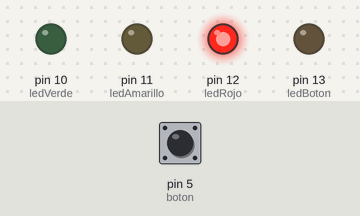
A sketch run on a simulated Arduino Uno, built with avr-gcc and run on an emulated ATmega328P. On the bench: output pins drawn as LEDs (lit = HIGH). Dashed ring = blinking. Inputs (shaded band) come from the test bench; at power-on: pin 5 (boton) HIGH.

Above: at 1.2 s.
1.3 s: pin 5 (boton) pulled LOW for 0.15 s
At 1.54 s:
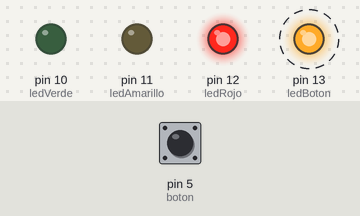
At 11.54 s:
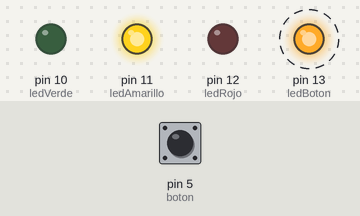
Timing chart, 0 to 13.2 s (numbered marks = the images above; inputs shaded):
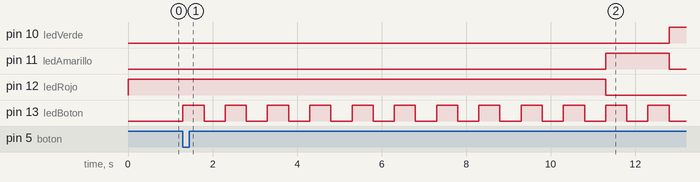

The sketch:

SemaforoConBoton.ino
```cpp
// Codigo Fuente para plaqueta Arduino para simular el funcionamiento de un semaforo
// con pulsador para peatones
// Libre distribucion
// Cualquier consulta a Twitter --> @santiagosony

// Definiciones para evitar usar memoria con variables
#define VERDE 1
#define AMARILLOaROJO 2
#define AMARILLOaVERDE 3
#define ROJO 4

// Variables globales
const unsigned int tiempoRojo = 10000;         // 10 segundos
const unsigned int tiempoAmarillo = 1500;     // 1.5 segundos
const unsigned int tiempoVerde = 6000;        // 6 segundos
unsigned long varTiempo;
int colorActual;
int botonActivo = true;
unsigned long tiempoBoton;
unsigned long tiempoBotonParpadeo;

// Numero de pin de los leds
const int ledRojo = 12;
const int ledAmarillo = 11;
const int ledVerde = 10;
const int ledBoton = 13;
const int boton = 5;

void setup(void) {
  // Seteo los LEDs
  pinMode(ledRojo, OUTPUT);
  pinMode(ledAmarillo, OUTPUT);
  pinMode(ledVerde, OUTPUT);
  pinMode(ledBoton, OUTPUT);

  // Seteo el boton
  pinMode(boton, INPUT);

  // Inicio el semaforo (en ROJO)
  iniciaSemaforo();

  // Inicio el LED del boton
  digitalWrite(ledBoton, LOW);

  return;
}

void loop(void) {
  // Controlo los colores del semaforo
  controlSemaforo();

  // Controlo si se presiono el boton
  controlBoton();
}

void iniciaSemaforo(void) {
  digitalWrite(ledRojo, HIGH);
  digitalWrite(ledAmarillo, LOW);
  digitalWrite(ledVerde, LOW);
  colorActual = ROJO;
  varTiempo = millis();

  return;
}

void controlSemaforo(void) {

  if (colorActual == VERDE && tiempoConmutacion(tiempoVerde) ) {
    digitalWrite(ledVerde, LOW);
    digitalWrite(ledAmarillo, HIGH);
    varTiempo = millis();
    colorActual = AMARILLOaROJO;
  }
  else if (colorActual == AMARILLOaROJO && tiempoConmutacion(tiempoAmarillo) ) {
    digitalWrite(ledAmarillo, LOW);
    digitalWrite(ledRojo, HIGH);
    varTiempo = millis();
    colorActual = ROJO;
  }
  else if (colorActual == ROJO && tiempoConmutacion(tiempoRojo) ) {
    digitalWrite(ledAmarillo, HIGH);
    digitalWrite(ledRojo, LOW);
    varTiempo = millis();
    colorActual = AMARILLOaVERDE;
  }
  else if (colorActual == AMARILLOaVERDE && tiempoConmutacion(tiempoAmarillo) ) {
    digitalWrite(ledAmarillo, LOW);
    digitalWrite(ledVerde, HIGH);
    varTiempo = millis();
    colorActual = VERDE;
  }

  return;
}

int tiempoConmutacion(unsigned int tiempoColor)
{
  if ( (millis() - varTiempo) >= tiempoColor)
    return 1;
  else
    return 0;
}

void controlBoton(void)
{
  if ( (digitalRead(boton) == LOW) && botonActivo) {
    digitalWrite(ledBoton, HIGH);
    tiempoBoton = millis();
    tiempoBotonParpadeo = tiempoBoton;
    semaforoArojo();
    botonActivo = false; // Una vez que tomo que presione el boton, desactivo su funcionamiento por un tiempo
  }
  else {
    parpadeoLedBoton();
    if ( (millis() - tiempoBoton) > (tiempoRojo*2) ) {  // Espero 2 tiempos rojos antes de volver a habilitar el boton de cruce peaton
      botonActivo = true;
      digitalWrite(ledBoton, LOW);
    }
  }

  return;
}

void parpadeoLedBoton(void)
{
  if (!botonActivo) {
    if ( (millis() - tiempoBotonParpadeo) >= 500) { // Mientras el boton esta desactivado titilo el LED del pin 13 cada medio segundo
      tiempoBotonParpadeo = millis();
      if (digitalRead(ledBoton) == HIGH)
        digitalWrite(ledBoton, LOW);
      else
        digitalWrite(ledBoton, HIGH);
    }
  }

  return;
}

void semaforoArojo(void)
{
  if (colorActual == VERDE) {
    if ( (millis() - tiempoVerde) > 0) // Evito guardar (mas abajo en el codigo) un negativo en una variable unsigned
      varTiempo = (millis() - tiempoVerde); // Es el tiempo del verde, hago que el sistema piense que ya paso el tiempo para estar en VERDE y conmute a AMARILLO y luego a ROJO
  }   // Nunca deberia pasar la condicion del ELSE ya que arranca en ROJO, cuando llega al VERDE el contador deberia soportar la resta sin dar negativo
  else if (colorActual == ROJO)
    varTiempo = millis(); // Reinicio el contador de tiempo del rojo
  else if (colorActual == AMARILLOaVERDE)
    colorActual = AMARILLOaROJO; // Le hago volver para el rojo

 return;
}
```

Measured:
- after the input at 1.3 s, pin 10 (ledVerde): LOW → HIGH after 11.5 s instead of 10.2 s; pin 12 (ledRojo): HIGH → LOW after 10.0 s instead of 8.7 s; pin 13 (ledBoton): alternates HIGH for 0.50 s and LOW for 0.50 s, starting at once
